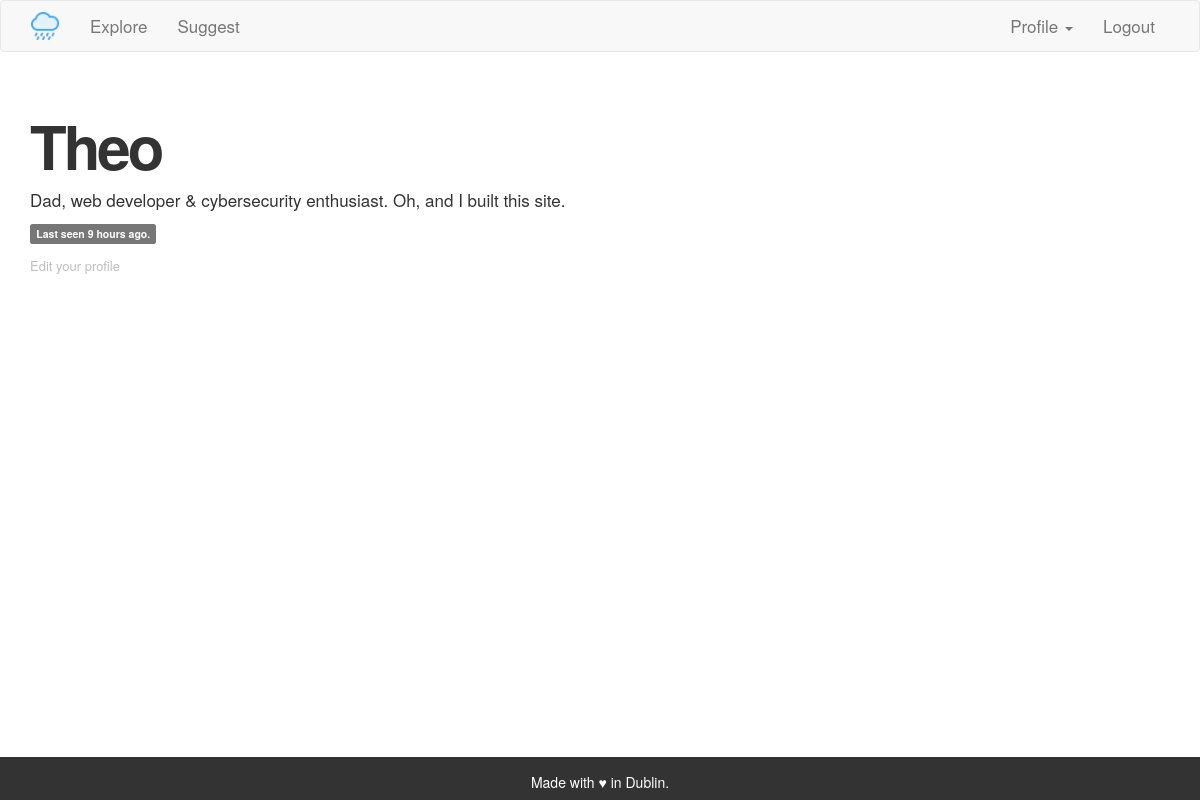
Page /user/Theo (signed in) on the earlier database version.
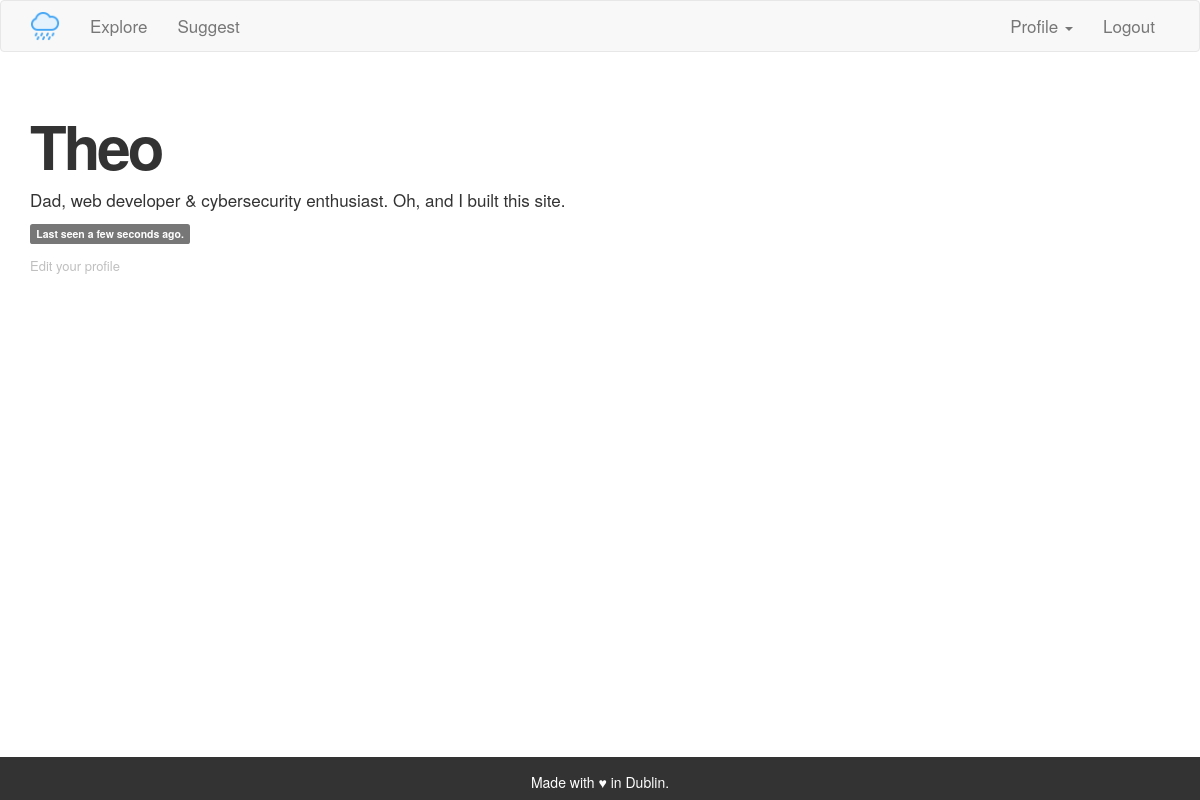
Same page on the later database version.
### app/models.py (models this page shows, shortened)
class User(UserMixin, db.Model):
    id = db.Column(db.Integer, primary_key=True)
    username = db.Column(db.String(64), index=True, unique=True)
    usernamelowercase = db.Column(db.String(64), index=True, unique=True)
    email = db.Column(db.String(120), index=True, unique=True)
    emaillowercase = db.Column(db.String(120), index=True, unique=True)
    password_hash = db.Column(db.String(128))
    activity = db.relationship('Activity', backref='author', lazy='dynamic')
    about_me = db.Column(db.String(140))
    last_seen = db.Column(db.DateTime, default=datetime.utcnow)
    admin = db.Column(db.Integer, default=0)

### app/routes.py (the view)
@app.route('/user/<username>')
@login_required
def user(username):
    user = User.query.filter_by(username=username).first_or_404()
    if current_user == user:
        return render_template('user.html', user=user)
    elif current_user.admin == 1:
        return render_template('user.html', user=user)
    elif current_user != user:
        flash("You can't access this page.")
        return redirect(url_for('user', username=current_user.username))

### app/models.py (called while the page is built)
@login.user_loader
def load_user(id):
    return User.query.get(int(id))

### app/routes.py (called while the page is built)
@app.before_request
def before_request():
    if current_user.is_authenticated:
        current_user.last_seen = datetime.utcnow()
        db.session.commit()

### app/templates/user.html (shortened to what this page needs)
{% extends "base.html" %}
{% block app_content %}
    <h1>{{ user.username }}</h1>
    {% if user.about_me %}
    <p>{{ user.about_me }}</p>
    {% endif %}
    {% if user.last_seen %}
    <span class="label label-default">Last seen {{ moment(user.last_seen).fromNow() }}.</span>
    </p>{% endif %}
    {% if user == current_user %}
    <p class="editlinks"><a href="{{ url_for('edit_profile') }}">Edit your profile</a></p>
    {% endif %}
{% endblock %}

Differences in the rows shown:
changed User "Theo": last_seen "9 hours ago" → "a few seconds ago"
